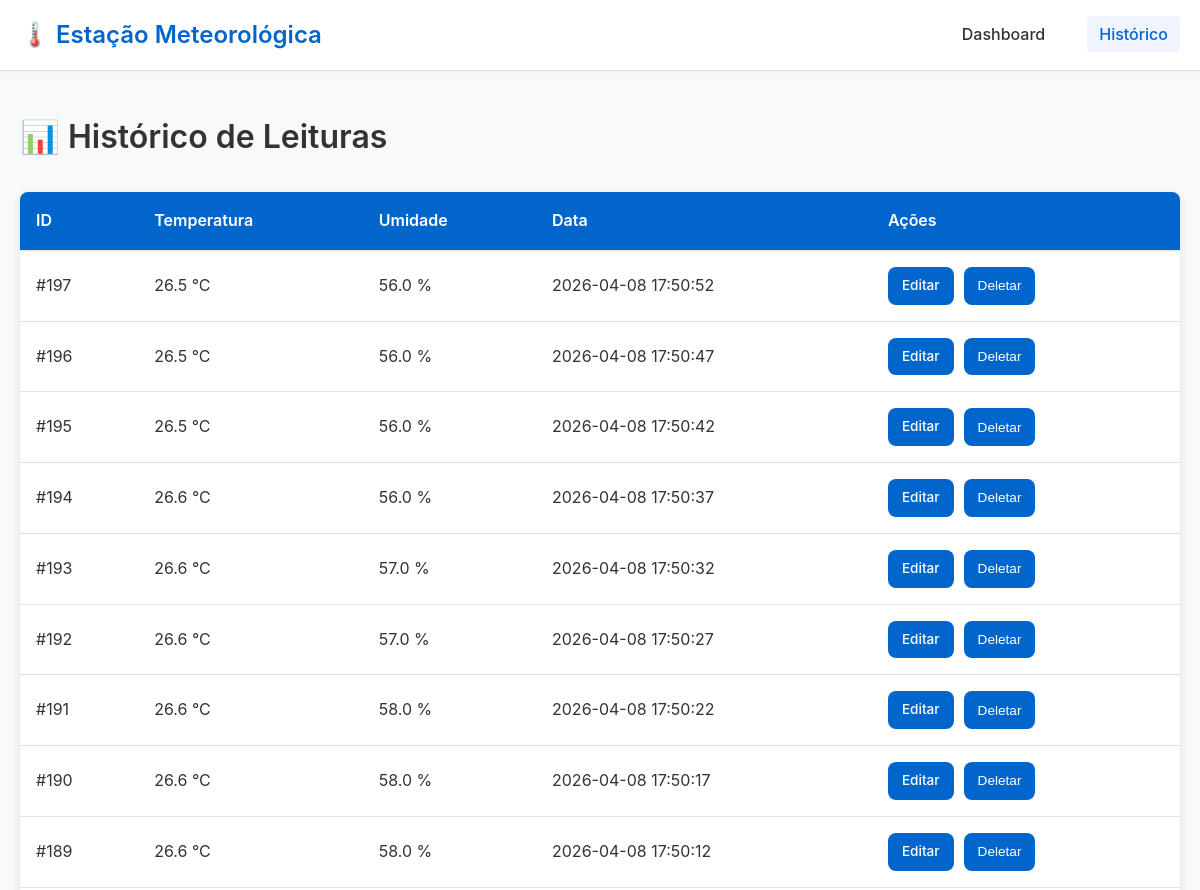
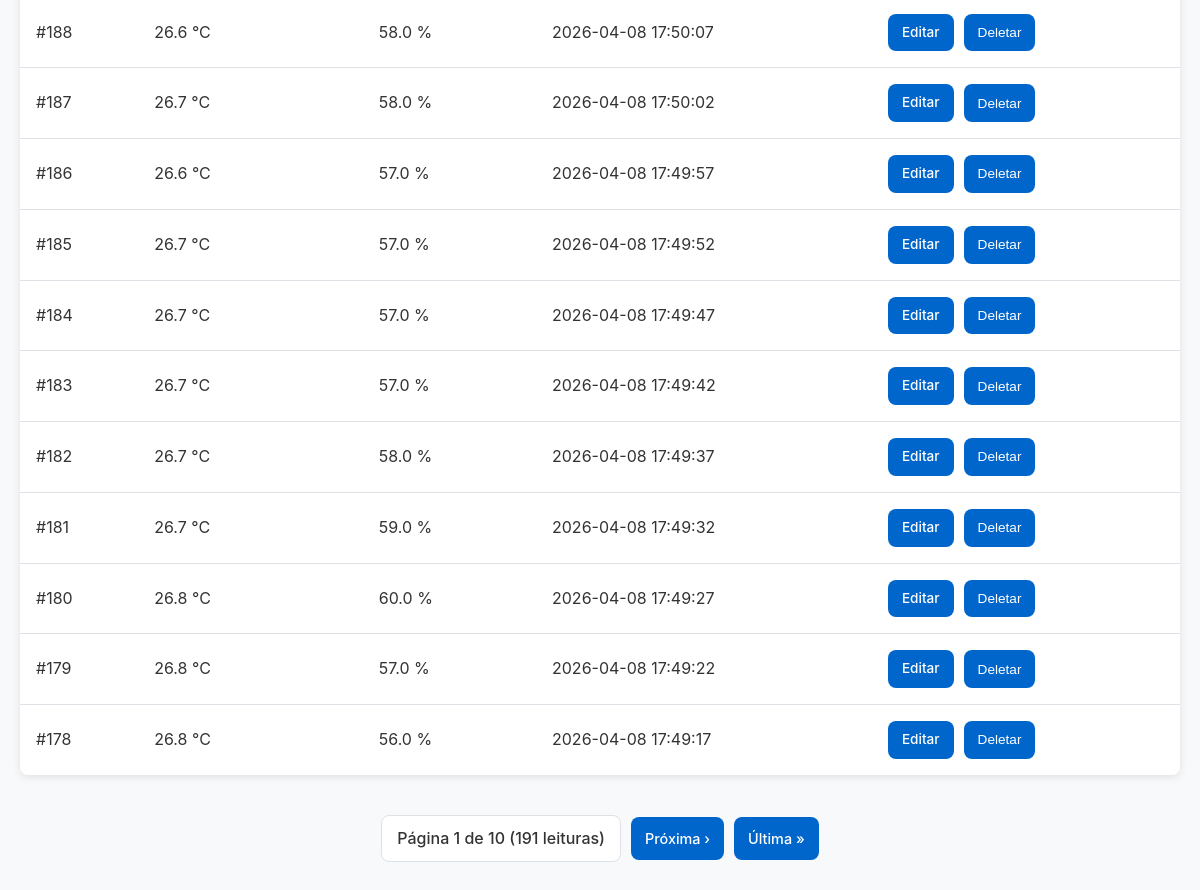
/leituras, run on the app's committed database (2 pictures, top to bottom).
### tables this page shows
CREATE TABLE leituras (
    id          INTEGER PRIMARY KEY AUTOINCREMENT,
    temperatura REAL    NOT NULL,
    umidade     REAL    NOT NULL,
    pressao     REAL,
    localizacao TEXT    DEFAULT 'Lab',
    timestamp   DATETIME DEFAULT (datetime('now', 'localtime'))
);

### app.py (the view)
@app.route('/leituras', methods=['GET'])
def listar():
    pagina  = int(request.args.get('pagina', 1))
    limite  = int(request.args.get('limite', 20))
    offset  = (pagina - 1) * limite
    leituras = listar_leituras(limite=limite, offset=offset)
    total = contar_leituras()
    total_paginas = (total + limite - 1) // limite  # Calcula o teto da divisão
    if quer_json():
        return jsonify({'pagina': pagina, 'limite': limite, 'leituras': leituras, 'total': total})
    return render_template('historico.html', leituras=leituras,
                           pagina=pagina, limite=limite, total=total, total_paginas=total_paginas)

### app.py (called while the page is built)
def quer_json():
    return (request.args.get('formato') == 'json' or
            request.accept_mimetypes.best == 'application/json')

### database.py (called while the page is built)
def get_db_connection():
    conn = sqlite3.connect(DB_PATH, timeout=10)
    conn.execute('PRAGMA journal_mode=WAL')   # permite leitura/escrita simultânea
    conn.execute('PRAGMA busy_timeout=5000')  # espera até 5s antes de lançar erro
    conn.row_factory = sqlite3.Row            # acesso por nome de coluna
    return conn

def listar_leituras(limite: int = 50, offset: int = 0) -> list:
    conn = get_db_connection()
    rows = conn.execute(
        'SELECT * FROM leituras ORDER BY timestamp DESC LIMIT ? OFFSET ?',
        (limite, offset)
    ).fetchall()
    conn.close()
    return [dict(r) for r in rows]

def contar_leituras() -> int:
    conn = get_db_connection()
    row = conn.execute('SELECT COUNT(*) as total FROM leituras').fetchone()
    conn.close()
    return row['total'] if row else 0

### templates/historico.html (shortened to what this page needs)
{% extends "base.html" %}
{% block content %}
<div class="section">
    <h1>📊 Histórico de Leituras</h1>
    <table>
        <thead>
            <tr>
                <th>ID</th>
                <th>Temperatura</th>
                <th>Umidade</th>
                <th>Data</th>
                <th>Ações</th>
            </tr>
        </thead>
        <tbody>
            {% for leitura in leituras %}
            <tr>
                <td>#{{ leitura.id }}</td>
                <td>{{ leitura.temperatura }} °C</td>
                <td>{{ leitura.umidade }} %</td>
                <td>{{ leitura.timestamp }}</td>
                <td>
                    <div class="actions">
                        <a href="/leituras/{{ leitura.id }}/editar" class="btn">Editar</a>
                        <button type="button" onclick="deletar({{ leitura.id }})">Deletar</button>
                    </div>
                </td>
            </tr>
            {% endfor %}
        </tbody>
    </table>
    {% if total_paginas > 1 %}
    <div class="pagination">
        <span class="page-info">Página {{ pagina }} de {{ total_paginas }} ({{ total }} leituras)</span>
        {% if pagina < total_paginas %}
        <a href="/leituras?pagina={{ pagina + 1 }}" class="btn">Próxima ›</a>
        <a href="/leituras?pagina={{ total_paginas }}" class="btn">Última »</a>
        {% endif %}
    </div>
    {% endif %}
</div>
{% endblock %}

### templates/base.html (shortened to what this page needs)
<!DOCTYPE html>
<html lang="pt-BR">
<head>
    <link rel="stylesheet" href="{{ url_for('static', filename='css/style.css') }}">
</head>
<body>
    <nav class="navbar">
        <div class="container">
            <div class="navbar-brand">
                <h1>🌡️ Estação Meteorológica</h1>
            </div>
            <ul class="navbar-menu">
                <li><a href="/" {% if request.endpoint == 'index' %}class="active"{% endif %}>Dashboard</a></li>
                <li><a href="/leituras" {% if request.endpoint == 'listar' %}class="active"{% endif %}>Histórico</a></li>
            </ul>
        </div>
    </nav>
    <main class="container main-content">
        {% block content %}{% endblock %}
    </main>
</body>
</html>

### static/css/style.css (style rules this page uses)
* { margin: 0; padding: 0; box-sizing: border-box; }
:root { --primary-color: #0066cc; --primary-dark: #0052a3; --background-color: #f8f9fa; --text-color: #333; --text-light: #666; --border-color: #dee2e6; --white: #ffffff; --shadow: 0 2px 8px rgba(0, 0, 0, 0.1); --shadow-hover: 0 4px 16px rgba(0, 0, 0, 0.15); --radius: 8px; }
html, body { height: auto; }
body { font-family: -apple-system, BlinkMacSystemFont, 'Segoe UI', 'Roboto', 'Oxygen', 'Ubuntu', 'Cantarell', sans-serif; background-color: var(--background-color); color: var(--text-color); line-height: 1.6; }
.container { max-width: 1200px; margin: 0 auto; padding: 0 20px; width: 100%; }
.navbar { background-color: var(--white); border-bottom: 1px solid var(--border-color); margin-bottom: 40px; box-shadow: 0 1px 3px rgba(0, 0, 0, 0.05); }
.navbar .container { display: flex; justify-content: space-between; align-items: center; padding: 0 20px; height: 70px; }
.navbar-brand h1 { font-size: 1.5rem; color: var(--primary-color); margin: 0; }
.navbar-menu { display: flex; list-style: none; gap: 30px; }
.navbar-menu a { text-decoration: none; color: var(--text-color); font-weight: 500; padding: 8px 12px; border-radius: 4px; transition: all 0.3s ease; }
.navbar-menu a:hover, .navbar-menu a.active { color: var(--primary-color); background-color: #f0f4ff; }
.main-content { padding: 0 20px; margin-bottom: 40px; }
h1 { font-size: 2rem; margin-bottom: 30px; color: var(--text-color); font-weight: 600; }
button, .btn { background-color: var(--primary-color); color: var(--white); border: none; padding: 10px 18px; border-radius: var(--radius); font-size: 0.95rem; font-weight: 500; cursor: pointer; transition: all 0.3s ease; text-decoration: none; display: inline-block; }
table { width: 100%; border-collapse: collapse; background-color: var(--white); margin-bottom: 40px; box-shadow: var(--shadow); border-radius: var(--radius); overflow: hidden; }
th { background-color: var(--primary-color); color: var(--white); font-weight: 600; text-align: left; }
th, td { padding: 16px; border-bottom: 1px solid var(--border-color); }
tr:last-child td { border-bottom: none; }
.actions { display: flex; gap: 10px; }
.actions button, .actions a { padding: 8px 14px; font-size: 0.85rem; }
.pagination { display: flex; justify-content: center; align-items: center; gap: 10px; margin-top: 30px; flex-wrap: wrap; }
.pagination .btn { padding: 10px 14px; font-size: 0.9rem; min-width: auto; }
.page-info { background-color: var(--white); padding: 10px 15px; border-radius: var(--radius); border: 1px solid var(--border-color); font-weight: 500; color: var(--text-color); }

### data on the page
leituras: id "197", temperatura "26.5", umidade "56.0", timestamp "2026-04-08 17:50:52"
leituras: id "196", temperatura "26.5", umidade "56.0", timestamp "2026-04-08 17:50:47"
leituras: id "195", temperatura "26.5", umidade "56.0", timestamp "2026-04-08 17:50:42"
leituras: id "194", temperatura "26.6", umidade "56.0", timestamp "2026-04-08 17:50:37"
leituras: id "193", temperatura "26.6", umidade "57.0", timestamp "2026-04-08 17:50:32"
leituras: id "192", temperatura "26.6", umidade "57.0", timestamp "2026-04-08 17:50:27"
leituras: id "191", temperatura "26.6", umidade "58.0", timestamp "2026-04-08 17:50:22"
leituras: id "190", temperatura "26.6", umidade "58.0", timestamp "2026-04-08 17:50:17"
leituras: id "189", temperatura "26.6", umidade "58.0", timestamp "2026-04-08 17:50:12"
leituras: id "188", temperatura "26.6", umidade "58.0", timestamp "2026-04-08 17:50:07"
leituras: id "187", temperatura "26.7", umidade "58.0", timestamp "2026-04-08 17:50:02"
leituras: id "186", temperatura "26.6", umidade "57.0", timestamp "2026-04-08 17:49:57"
leituras: id "185", temperatura "26.7", umidade "57.0", timestamp "2026-04-08 17:49:52"
leituras: id "184", temperatura "26.7", umidade "57.0", timestamp "2026-04-08 17:49:47"
leituras: id "183", temperatura "26.7", umidade "57.0", timestamp "2026-04-08 17:49:42"
leituras: id "182", temperatura "26.7", umidade "58.0", timestamp "2026-04-08 17:49:37"
leituras: id "181", temperatura "26.7", umidade "59.0", timestamp "2026-04-08 17:49:32"
leituras: id "180", temperatura "26.8", umidade "60.0", timestamp "2026-04-08 17:49:27"
leituras: id "179", temperatura "26.8", umidade "57.0", timestamp "2026-04-08 17:49:22"
leituras: id "178", temperatura "26.8", umidade "56.0", timestamp "2026-04-08 17:49:17"

### other printed values
{{ pagina }} "1"
{{ total_paginas }} "10"
{{ total }} "191"
